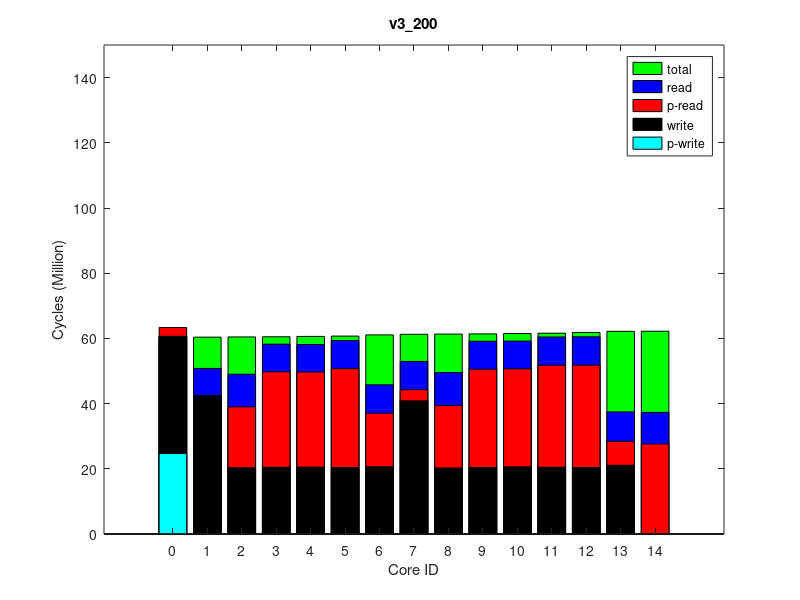

The MATLAB source for this figure:
times(1, :, :) = [
2694510, 60557114, 0
45903, 60742261, 0
18677329, 60810773, 0
29260988, 60868479, 0
3387680, 61631830, 0
16392017, 61443729, 0
30320046, 61078097, 0
29171469, 60976402, 0
19156836, 61702829, 0
30124951, 61760362, 0
30073825, 61866339, 0
31273427, 61968993, 0
26774345, 62584305, 0
7337216, 62557362, 0
31382092, 62199988, 0
];
times(2, :, :) = [
2694510, 60558339, 0
45941, 60743491, 0
18678614, 60812005, 0
29262079, 60869729, 0
3388958, 61633222, 0
16393738, 61445111, 0
30321457, 61079350, 0
29172739, 60977613, 0
19158256, 61704194, 0
30126338, 61761723, 0
30075350, 61867711, 0
31274167, 61970416, 0
27716105, 62585695, 0
7336562, 62558748, 0
31383472, 62201339, 0
];
times(3, :, :) = [
2694510, 60557343, 0
45941, 60742473, 0
18677602, 60810991, 0
29261046, 60868713, 0
3387867, 61631969, 0
16392839, 61443873, 0
30320239, 61078329, 0
29171681, 60976618, 0
19157108, 61702981, 0
30125099, 61760520, 0
30074052, 61866483, 0
31273173, 61969132, 0
27714759, 62584391, 0
7335185, 62557442, 0
31381744, 62200049, 0
];
times(4, :, :) = [
2694510, 60557736, 0
45925, 60742866, 0
18677916, 60811386, 0
29261267, 60869078, 0
3388092, 61632463, 0
16392187, 61444390, 0
30320628, 61078683, 0
29172022, 60976931, 0
19157550, 61703437, 0
30125532, 61760961, 0
30074454, 61866940, 0
31273623, 61969564, 0
27715183, 62584870, 0
7335912, 62557918, 0
31382309, 62200503, 0
];
times(5, :, :) = [
2694510, 60558143, 0
45924, 60743261, 0
18678277, 60811767, 0
29261911, 60869473, 0
3388203, 61632818, 0
16392661, 61444725, 0
30320460, 61079050, 0
29172393, 60977351, 0
19157649, 61703778, 0
30125882, 61761309, 0
30074812, 61867298, 0
31274079, 61969968, 0
27715610, 62585209, 0
7336233, 62558264, 0
31382573, 62200857, 0
];
times(6, :, :) = [
2694510, 60558018, 0
45941, 60743166, 0
18678326, 60811672, 0
29261807, 60869389, 0
3388516, 61632737, 0
16393689, 61444670, 0
30320871, 61079003, 0
29172455, 60977295, 0
19157742, 61703710, 0
30125847, 61761254, 0
30074798, 61867205, 0
31273876, 61969881, 0
27715502, 62585130, 0
7336150, 62558177, 0
31382816, 62200770, 0
];
times(7, :, :) = [
2694510, 60557737, 0
45923, 60742854, 0
18677935, 60811376, 0
29261312, 60869078, 0
3388209, 61632416, 0
16392919, 61444352, 0
30320856, 61078667, 0
29172117, 60976959, 0
19157561, 61703390, 0
30125467, 61760919, 0
30074519, 61866917, 0
31273637, 61969580, 0
27715175, 62584813, 0
7335938, 62557858, 0
31382177, 62200463, 0
];
times(8, :, :) = [
2694510, 60557211, 0
45924, 60742347, 0
18677337, 60810845, 0
29260977, 60868563, 0
3387665, 61631821, 0
16392551, 61443747, 0
30319836, 61078159, 0
29171428, 60976441, 0
19156716, 61702787, 0
30124940, 61760316, 0
30073827, 61866287, 0
31272913, 61968924, 0
27714627, 62584204, 0
7335087, 62557255, 0
31381983, 62199845, 0
];
times(9, :, :) = [
2694510, 60558624, 0
45926, 60743744, 0
18678934, 60812240, 0
29262368, 60869942, 0
3389044, 61633265, 0
16395106, 61445166, 0
30321261, 61079507, 0
29172833, 60977807, 0
19158133, 61704224, 0
30126221, 61761755, 0
30075381, 61867728, 0
31274420, 61970364, 0
27716015, 62585647, 0
7336258, 62558692, 0
31383023, 62201323, 0
];
times(10, :, :) = [
2694510, 60557622, 0
45922, 60742751, 0
18677790, 60811255, 0
29261378, 60868987, 0
3387950, 61632464, 0
16394489, 61444364, 0
30320209, 61078599, 0
29171995, 60976916, 0
19157514, 61703420, 0
30125649, 61760961, 0
30074538, 61866936, 0
31273630, 61969571, 0
27715178, 62584817, 0
7335885, 62557856, 0
31382302, 62200454, 0
];
ave_times = round(squeeze(mean(times)));
format long g, ave_times
std_times = round(squeeze(std(times)));
format long g, std_times
polling_read_times = ave_times;
times(1, :, :) = [
24670821, 60212711, 0
395, 60397691, 0
0, 60464810, 0
398, 60522019, 0
395, 61284251, 0
80256, 61096944, 0
414, 60729350, 0
399, 60628737, 0
0, 61353565, 0
395, 61410740, 0
411, 61515908, 0
403, 61617749, 0
0, 62226120, 0
0, 62200352, 0
109180, 61847580, 0
];
times(2, :, :) = [
24672161, 60214579, 0
395, 60399601, 0
0, 60466732, 0
398, 60523973, 0
395, 61286299, 0
80452, 61098949, 0
397, 60731292, 0
395, 60630714, 0
0, 61355642, 0
395, 61412820, 0
411, 61517998, 0
404, 61619832, 0
0, 62228369, 0
0, 62202615, 0
109333, 61849857, 0
];
times(3, :, :) = [
24671548, 60213392, 0
395, 60398376, 0
0, 60465509, 0
398, 60522729, 0
395, 61285095, 0
80346, 61097769, 0
421, 60730121, 0
399, 60629494, 0
0, 61354462, 0
395, 61411634, 0
424, 61516824, 0
398, 61618677, 0
0, 62227125, 0
0, 62201369, 0
109265, 61848654, 0
];
times(4, :, :) = [
24669512, 60211806, 0
395, 60396821, 0
0, 60463957, 0
398, 60521192, 0
395, 61283496, 0
80270, 61096157, 0
415, 60728575, 0
395, 60627957, 0
0, 61352873, 0
395, 61410068, 0
411, 61515235, 0
399, 61617062, 0
0, 62225433, 0
0, 62199673, 0
109214, 61846939, 0
];
times(5, :, :) = [
24671859, 60213456, 0
395, 60398473, 0
0, 60465603, 0
398, 60522841, 0
395, 61285173, 0
80301, 61097859, 0
405, 60730199, 0
400, 60629596, 0
0, 61354551, 0
395, 61411741, 0
406, 61516899, 0
399, 61618730, 0
0, 62227122, 0
0, 62201363, 0
109224, 61848627, 0
];
times(6, :, :) = [
24672044, 60214054, 0
395, 60399063, 0
0, 60466199, 0
398, 60523441, 0
395, 61285713, 0
80253, 61098372, 0
414, 60730764, 0
404, 60630183, 0
0, 61355073, 0
395, 61412263, 0
417, 61517442, 0
398, 61619288, 0
0, 62227697, 0
0, 62201947, 0
109223, 61849208, 0
];
times(7, :, :) = [
24671682, 60213231, 0
395, 60398244, 0
0, 60465374, 0
398, 60522601, 0
395, 61284869, 0
80384, 61097534, 0
437, 60730000, 0
403, 60629367, 0
0, 61354234, 0
395, 61411407, 0
403, 61516570, 0
402, 61618406, 0
0, 62226523, 0
0, 62200755, 0
108915, 61847998, 0
];
times(8, :, :) = [
24671514, 60214045, 0
395, 60399055, 0
0, 60466165, 0
398, 60523391, 0
395, 61285639, 0
80268, 61098316, 0
421, 60730717, 0
395, 60630100, 0
0, 61354950, 0
395, 61412125, 0
411, 61517284, 0
400, 61619125, 0
0, 62227517, 0
0, 62201748, 0
109225, 61848997, 0
];
times(9, :, :) = [
24671511, 60213854, 0
395, 60398845, 0
0, 60465962, 0
398, 60523181, 0
395, 61285488, 0
80286, 61098144, 0
418, 60730571, 0
403, 60629944, 0
0, 61354808, 0
395, 61411985, 0
411, 61517147, 0
398, 61618979, 0
0, 62227447, 0
0, 62201689, 0
109333, 61848939, 0
];
times(10, :, :) = [
24671962, 60213417, 0
395, 60398454, 0
0, 60465592, 0
398, 60522828, 0
395, 61285078, 0
80383, 61097725, 0
424, 60730183, 0
399, 60629577, 0
0, 61354428, 0
395, 61411591, 0
403, 61516753, 0
398, 61618573, 0
0, 62227066, 0
0, 62201290, 0
109333, 61848531, 0
];
ave_times = round(squeeze(mean(times)));
format long g, ave_times
std_times = round(squeeze(std(times)));
format long g, std_times
polling_write_times = ave_times;
times(1, :, :) = [
0, 67239656, 0
8346591, 67444767, 64000
28678940, 67532180, 128000
37757526, 67599349, 64000
12094116, 68419411, 64000
25150902, 68211945, 128000
38933769, 67847055, 64000
37613982, 67726029, 64000
29288681, 68508999, 128000
38731272, 68576075, 64000
38583750, 68701213, 64000
39961383, 68823392, 64000
36478204, 69756787, 250000
16376864, 69692362, 128000
40104877, 69247069, 64000
];
times(2, :, :) = [
0, 67241771, 0
8346833, 67446995, 64000
28680928, 67534441, 128000
37759840, 67601602, 64000
12096239, 68421639, 64000
25152745, 68214244, 128000
38936705, 67849312, 64000
37616378, 67728368, 64000
29290991, 68511297, 128000
38733575, 68578373, 64000
38586056, 68703533, 64000
39963816, 68825705, 64000
37416691, 69757583, 250000
16377543, 69693751, 128000
40106747, 69248447, 64000
];
times(3, :, :) = [
0, 67234878, 0
8346295, 67440040, 64000
28674349, 67527461, 128000
37752754, 67594625, 64000
12089146, 68414686, 64000
25146410, 68207231, 128000
38929847, 67842309, 64000
37609256, 67721347, 64000
29284093, 68504287, 128000
38726121, 68571363, 64000
38578996, 68696492, 64000
39956852, 68818687, 64000
37416380, 69757402, 250000
16377562, 69693556, 128000
40099994, 69248257, 64000
];
times(4, :, :) = [
0, 67224619, 0
8345742, 67429830, 64000
28664362, 67517273, 128000
37742370, 67584432, 64000
12078587, 68404536, 64000
25135673, 68197064, 128000
38918792, 67832150, 64000
37599004, 67711162, 64000
29273760, 68494170, 128000
38716353, 68561224, 64000
38569023, 68686426, 64000
39947179, 68808635, 64000
37417600, 69758424, 250000
16377835, 69694590, 128000
40088628, 69249345, 64000
];
times(5, :, :) = [
0, 67227820, 0
8345883, 67432988, 64000
28667576, 67520421, 128000
37745655, 67587590, 64000
12082424, 68407668, 64000
25138510, 68200258, 128000
38922384, 67835323, 64000
37602249, 67714315, 64000
29276949, 68497305, 128000
38719446, 68564373, 64000
38571812, 68689509, 64000
39949837, 68811748, 64000
37419097, 69759956, 250000
16379281, 69696129, 128000
40091570, 69250838, 64000
];
times(6, :, :) = [
0, 67226435, 0
8345999, 67431605, 64000
28666020, 67519018, 128000
37744200, 67586172, 64000
12080668, 68406217, 64000
25137340, 68198808, 128000
38921376, 67833916, 64000
37600836, 67712940, 64000
29275617, 68495866, 128000
38717953, 68562936, 64000
38570480, 68688044, 64000
39949211, 68810267, 64000
37416381, 69757337, 250000
16377046, 69693500, 128000
40091155, 69248196, 64000
];
times(7, :, :) = [
0, 67225136, 0
8345753, 67430346, 64000
28664940, 67517777, 128000
37742952, 67584943, 64000
12079640, 68404989, 64000
25136874, 68197576, 128000
38918828, 67832603, 64000
37599638, 67711623, 64000
29274311, 68494595, 128000
38716596, 68561666, 64000
38569062, 68686813, 64000
39946801, 68808965, 64000
37415841, 69756671, 250000
16376369, 69692841, 128000
40089481, 69247532, 64000
];
times(8, :, :) = [
0, 67237974, 0
8346476, 67443163, 64000
28677433, 67530584, 128000
37755968, 67597785, 64000
12092191, 68417849, 64000
25149725, 68210456, 128000
38933096, 67845491, 64000
37612506, 67724521, 64000
29287239, 68507485, 128000
38729489, 68574556, 64000
38582248, 68699683, 64000
39960127, 68821884, 64000
37416314, 69757225, 250000
16376973, 69693397, 128000
40103246, 69248114, 64000
];
times(9, :, :) = [
0, 67233851, 0
8346408, 67439025, 64000
28673437, 67526454, 128000
37751707, 67593614, 64000
12088437, 68413710, 64000
25145502, 68206296, 128000
38928679, 67841329, 64000
37608308, 67720366, 64000
29283252, 68503361, 128000
38725340, 68570427, 64000
38578081, 68695558, 64000
39956321, 68817753, 64000
37417595, 69758414, 250000
16378563, 69694569, 128000
40099140, 69249263, 64000
];
times(10, :, :) = [
0, 67226452, 0
8345742, 67431604, 64000
28666249, 67519031, 128000
37744144, 67586188, 64000
12080679, 68406313, 64000
25137426, 68198905, 128000
38920351, 67833892, 64000
37600776, 67712875, 64000
29275630, 68495932, 128000
38718100, 68562999, 64000
38570598, 68688127, 64000
39948658, 68810316, 64000
37416028, 69756942, 250000
16376678, 69693090, 128000
40089381, 69247801, 64000
];
ave_times = round(squeeze(mean(times)));
format long g, ave_times
std_times = round(squeeze(std(times)));
format long g, std_times
read_times = ave_times;
times(1, :, :) = [
0, 60198000, 0
0, 60382347, 0
0, 60449343, 0
0, 60506087, 0
0, 61265325, 0
0, 61078739, 0
0, 60712455, 0
0, 60612346, 0
0, 61334495, 0
0, 61391447, 0
0, 61496162, 0
0, 61597612, 0
0, 62204056, 0
0, 62178288, 0
0, 61826153, 0
];
times(2, :, :) = [
0, 60197141, 0
0, 60381491, 0
0, 60448481, 0
0, 60505227, 0
0, 61264485, 0
0, 61077904, 0
0, 60711680, 0
0, 60611581, 0
0, 61333703, 0
0, 61390656, 0
0, 61495377, 0
0, 61596849, 0
0, 62203316, 0
0, 62177568, 0
0, 61825427, 0
];
times(3, :, :) = [
0, 60197948, 0
0, 60382290, 0
0, 60449288, 0
0, 60506038, 0
0, 61265091, 0
0, 61078523, 0
0, 60712489, 0
0, 60612375, 0
0, 61334312, 0
0, 61391253, 0
0, 61495969, 0
0, 61597404, 0
0, 62203878, 0
0, 62178118, 0
0, 61825994, 0
];
times(4, :, :) = [
0, 60197818, 0
0, 60382142, 0
0, 60449130, 0
0, 60505879, 0
0, 61265084, 0
0, 61078569, 0
0, 60712298, 0
0, 60612209, 0
0, 61334301, 0
0, 61391254, 0
0, 61495977, 0
0, 61597418, 0
0, 62203855, 0
0, 62178093, 0
0, 61825951, 0
];
times(5, :, :) = [
0, 60197546, 0
0, 60381902, 0
0, 60448903, 0
0, 60505662, 0
0, 61264881, 0
0, 61078295, 0
0, 60712049, 0
0, 60611972, 0
0, 61334097, 0
0, 61391043, 0
0, 61495783, 0
0, 61597227, 0
0, 62203723, 0
0, 62177967, 0
0, 61825834, 0
];
times(6, :, :) = [
0, 60197118, 0
0, 60381460, 0
0, 60448464, 0
0, 60505215, 0
0, 61264530, 0
0, 61077948, 0
0, 60711652, 0
0, 60611556, 0
0, 61333728, 0
0, 61390678, 0
0, 61495411, 0
0, 61596875, 0
0, 62203345, 0
0, 62177591, 0
0, 61825458, 0
];
times(7, :, :) = [
0, 60197586, 0
0, 60381940, 0
0, 60448930, 0
0, 60505678, 0
0, 61264966, 0
0, 61078376, 0
0, 60712068, 0
0, 60611973, 0
0, 61334142, 0
0, 61391097, 0
0, 61495822, 0
0, 61597240, 0
0, 62203686, 0
0, 62177916, 0
0, 61825782, 0
];
times(8, :, :) = [
0, 60198125, 0
0, 60382486, 0
0, 60449493, 0
0, 60506257, 0
0, 61265630, 0
0, 61079049, 0
0, 60712679, 0
0, 60612561, 0
0, 61334822, 0
0, 61391791, 0
0, 61496514, 0
0, 61597960, 0
0, 62204399, 0
0, 62178655, 0
0, 61826519, 0
];
times(9, :, :) = [
0, 60196909, 0
0, 60381287, 0
0, 60448289, 0
0, 60505036, 0
0, 61264309, 0
0, 61077790, 0
0, 60711460, 0
0, 60611363, 0
0, 61333519, 0
0, 61390495, 0
0, 61495200, 0
0, 61596654, 0
0, 62203112, 0
0, 62177366, 0
0, 61825226, 0
];
times(10, :, :) = [
0, 60196939, 0
0, 60381255, 0
0, 60448238, 0
0, 60504994, 0
0, 61264288, 0
0, 61077668, 0
0, 60711427, 0
0, 60611304, 0
0, 61333460, 0
0, 61390404, 0
0, 61495125, 0
0, 61596566, 0
0, 62203060, 0
0, 62177302, 0
0, 61825147, 0
];
ave_times = round(squeeze(mean(times)));
format long g, ave_times
std_times = round(squeeze(std(times)));
format long g, std_times
total_times = ave_times;
times(1, :, :) = [
60644702, 73706600, 64000
42451787, 73934086, 128000
20326539, 74011782, 64000
20482062, 74079418, 64000
40855355, 75016666, 128000
20635606, 74790669, 64000
20403459, 74329520, 64000
20522669, 74207431, 64000
20243794, 75096873, 64000
20404256, 75164439, 64000
20596397, 75290856, 64000
20477820, 75414079, 64000
0, 76064498, 0
21086505, 76038755, 64000
20405566, 75637403, 64000
];
times(2, :, :) = [
60644297, 73706212, 64000
42451554, 73933678, 128000
20326258, 74011375, 64000
20481987, 74079005, 64000
40855325, 75015942, 128000
20635797, 74789947, 64000
20403265, 74329096, 64000
20522702, 74207022, 64000
20243815, 75096151, 64000
20404040, 75163721, 64000
20596748, 75290144, 64000
20477849, 75413409, 64000
0, 76063735, 0
21086493, 76037990, 64000
20405042, 75636663, 64000
];
times(3, :, :) = [
60644143, 73706036, 64000
42451789, 73933528, 128000
20326248, 74011218, 64000
20481892, 74078833, 64000
40855516, 75015973, 128000
20635388, 74789963, 64000
20403059, 74328907, 64000
20522612, 74206806, 64000
20243846, 75096118, 64000
20404246, 75163673, 64000
20596551, 75290095, 64000
20477590, 75413305, 64000
0, 76063702, 0
21086529, 76037942, 64000
20404900, 75636606, 64000
];
times(4, :, :) = [
60644446, 73706344, 64000
42451708, 73933815, 128000
20326187, 74011501, 64000
20481983, 74079126, 64000
40855561, 75016185, 128000
20635748, 74790176, 64000
20403154, 74329201, 64000
20522734, 74207124, 64000
20243759, 75096354, 64000
20404245, 75163900, 64000
20596584, 75290318, 64000
20477802, 75413585, 64000
0, 76063980, 0
21086487, 76038241, 64000
20405036, 75636916, 64000
];
times(5, :, :) = [
60643990, 73705896, 64000
42451503, 73933382, 128000
20326217, 74011066, 64000
20482000, 74078698, 64000
40855545, 75015728, 128000
20635390, 74789706, 64000
20403223, 74328770, 64000
20522773, 74206670, 64000
20243966, 75095908, 64000
20404413, 75163451, 64000
20596595, 75289861, 64000
20477660, 75413148, 64000
0, 76063452, 0
21086710, 76037693, 64000
20404865, 75636354, 64000
];
times(6, :, :) = [
60644402, 73706298, 64000
42451583, 73933773, 128000
20326522, 74011457, 64000
20482060, 74079108, 64000
40855534, 75016136, 128000
20635368, 74790164, 64000
20403347, 74329208, 64000
20522728, 74207159, 64000
20243782, 75096346, 64000
20404284, 75163899, 64000
20596721, 75290300, 64000
20477554, 75413585, 64000
0, 76063986, 0
21085969, 76038221, 64000
20404779, 75636891, 64000
];
times(7, :, :) = [
60643808, 73705762, 64000
42451378, 73933243, 128000
20326313, 74010934, 64000
20481962, 74078577, 64000
40855380, 75015670, 128000
20635110, 74789673, 64000
20402946, 74328667, 64000
20522842, 74206568, 64000
20243685, 75095855, 64000
20404115, 75163411, 64000
20596529, 75289826, 64000
20477647, 75413133, 64000
0, 76063555, 0
21086105, 76037812, 64000
20404897, 75636490, 64000
];
times(8, :, :) = [
60644699, 73706646, 64000
42451755, 73934094, 128000
20326429, 74011776, 64000
20482022, 74079401, 64000
40854832, 75016610, 128000
20636300, 74790598, 64000
20402937, 74329477, 64000
20522778, 74207377, 64000
20243905, 75096770, 64000
20404430, 75164333, 64000
20596706, 75290731, 64000
20477938, 75413995, 64000
0, 76064335, 0
21086306, 76038570, 64000
20405157, 75637233, 64000
];
times(9, :, :) = [
60644405, 73706311, 64000
42451498, 73933787, 128000
20326292, 74011491, 64000
20481987, 74079131, 64000
40855310, 75016206, 128000
20635547, 74790218, 64000
20402892, 74329259, 64000
20522771, 74207147, 64000
20243795, 75096416, 64000
20404309, 75163969, 64000
20596437, 75290407, 64000
20478305, 75413673, 64000
0, 76064023, 0
21086210, 76038274, 64000
20405587, 75636941, 64000
];
times(10, :, :) = [
60644006, 73705899, 64000
42451411, 73933378, 128000
20326362, 74011070, 64000
20482050, 74078721, 64000
40855514, 75015762, 128000
20635283, 74789753, 64000
20403477, 74328826, 64000
20522678, 74206734, 64000
20243783, 75095974, 64000
20404473, 75163535, 64000
20596655, 75289956, 64000
20477588, 75413234, 64000
0, 76063654, 0
21086596, 76037899, 64000
20404812, 75636577, 64000
];
ave_times = round(squeeze(mean(times)));
format long g, ave_times
std_times = round(squeeze(std(times)));
format long g, std_times
write_times = ave_times;
mytitle = 'v3\_200';
order = [1 2 3 4 8 7 6 5 9 10 11 12 15 14 13];

total_times = total_times(:, 2)(order);

read_times = read_times(:, 1)(order);
write_times = write_times(:, 1)(order);

polling_read_times = polling_read_times(:, 1)(order);
polling_write_times = polling_write_times(:, 1)(order);

total_times /= 1000000;

read_times /= 1000000;
write_times /= 1000000;

polling_read_times /= 1000000;
polling_write_times /= 1000000;

% laying read on top of write
read_times += write_times;
polling_read_times += write_times;

figure(1);
clf()
% set(gcf, 'Position', get(0,'Screensize'));
% set(gcf,'units','normalized','outerposition',[0 0 1 1])
bar(0:14, total_times,'g');
hold on;
bar(0:14, read_times,'b');
bar(0:14, polling_read_times,'r');
bar(0:14, write_times,'k');
bar(0:14, polling_write_times,'c');
hold off

axis([-2 16 0 150])
% axis([-1 15])
set(gca,'XTick',0:14);
% set(gca,'xticklabel',{ '0'; '1'; '2'; '3'; '7'; '6'; '5'; '4'; '8'; '9'; '10'; '11'; '15'; '14'; '13' })

xlabel('Core ID')
ylabel('Cycles (Million)')

legend('total', 'read', 'p-read', 'write', 'p-write')
title(mytitle)
print(1, strcat(mytitle, '.png'))
